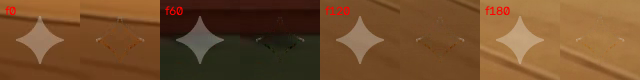
#> input picture watermark-backend/all_clean_tests_grid.png, 640 x 80 px
$ python -i logo_target.py   (imports and definitions only)
#> lines starting #> are read from the running program, lines starting #| are printed output that depends on the picture
#> further down, picture is the input picture: shape (80, 640, 3); mean B, G, R 43, 77.5, 114.8
"""
Pixel-based sparkle detection shared by first-frame preview and export.
Handles BOTH white/bright Gemini watermarks AND dark/black Gemini watermarks.
"""
import cv2
import numpy as np


def _make_astroid_template(radius: int, exponent: float = 0.68) -> np.ndarray:
    """Create astroid sparkle template of given radius for template matching."""
    size = 2 * radius + 5
    yy, xx = np.mgrid[-(radius + 2):(radius + 3), -(radius + 2):(radius + 3)]
    shape = np.maximum(0.0, 1.0 - (np.abs(xx) / radius) ** exponent - (np.abs(yy) / radius) ** exponent)
    return np.clip(shape * 6, 0, 1).astype(np.float32)


def _run_template_match(response: np.ndarray, x0: int, y0: int, short: int):
    """
    Match astroid templates against a float response map.
    Returns (score, (abs_x, abs_y, size, size)) or (0, None).
    """
    best = (0.0, None)
    for radius in sorted(set(max(3, round(short * f)) for f in (0.024, 0.030, 0.037, 0.045))):
        for exp in (0.55, 0.68, 0.85):
            tmpl = _make_astroid_template(radius, exp)
            size = tmpl.shape[0]
            if min(response.shape) < size:
                continue
            scores = cv2.matchTemplate(response, tmpl, cv2.TM_CCOEFF_NORMED)
            _, score, _, loc = cv2.minMaxLoc(scores)
            if score > best[0]:
                best = (score, (x0 + loc[0], y0 + loc[1], size, size))
    return best


def detect_target(frame, previous=None):
    """
    Detect the Gemini / Veo sparkle watermark in `frame`.

    Works for BOTH bright/white marks (overlay blending: I = (1-a)*B + a*255)
    and dark/black marks (overlay blending: I = (1-a)*B + a*0).

    Returns (bx, by, bw, bh) bounding box in full-frame coordinates, or None.
    """
    h, w = frame.shape[:2]
#> h = 80; w = 640
    short = min(h, w)
#> short = 80

    if previous:
        x, y, bw, bh = previous
        pad = max(bw, bh)
        x0 = max(0, x - pad)
        y0 = max(0, y - pad)
        x1 = min(w, x + bw + pad)
        y1 = min(h, y + bh + pad)
    else:
        # Initial search: bottom-right quadrant
        x0, y0, x1, y1 = int(w * 0.55), int(h * 0.55), w, h
#> x0 = 352; y0 = 44; x1 = 640; y1 = 80

    crop = frame[y0:y1, x0:x1]
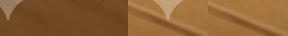
#> crop: shape (36, 288, 3); mean B, G, R 53.2, 97, 140.7
    gray = cv2.cvtColor(crop, cv2.COLOR_BGR2GRAY).astype(np.float32)
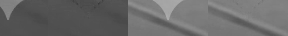
#> gray: shape (36, 288) float32; min 59, max 172, mean 105
    sigma = max(2.0, short * 0.018)
#> sigma = 2
    blurred = cv2.GaussianBlur(gray, (0, 0), sigma)

    # Bright response: local contrast (white mark appears brighter than surroundings)
    response_bright = gray - blurred  # positive where bright mark exists
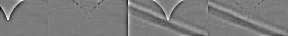
#> response_bright: shape (36, 288) float32; min -31.2, max 32.89, mean 0; drawn with min black and max white

    # Dark response: inverted local contrast (dark mark appears darker than surroundings)
    response_dark = blurred - gray  # positive where dark mark exists
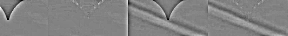
#> response_dark: shape (36, 288) float32; min -32.89, max 31.2, mean 0; drawn with min black and max white

    # Run template match on both responses
    score_b, box_b = _run_template_match(response_bright, x0, y0, short)
#> after the loop in _run_template_match, `for radius in sorted(set(max(3, round(short * f)) for f in (0.024, 0.0..`:
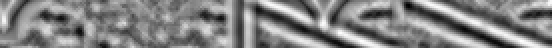
#> scores: shape (24, 276) float32 (shown 2 times larger); min -0.479, max 0.463, mean 0.00547; drawn with min black and max white
#> after the loop in _run_template_match, `for radius in sorted(set(max(3, round(short * f)) for f in (0.024, 0.0..`: best = (0.486, (514, 56, 11, 11))
#> score_b = 0.486; box_b = (514, 56, 11, 11)
    score_d, box_d = _run_template_match(response_dark, x0, y0, short)
#> call 2 of _run_template_match, with x0 = 352, y0 = 44, short = 80
#> after the loop in _run_template_match (call 2), `for radius in sorted(set(max(3, round(short * f)) for f in (0.024, 0.0..`:
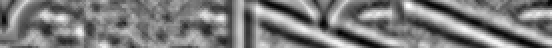
#> scores: shape (24, 276) float32 (shown 2 times larger); min -0.463, max 0.479, mean -0.00547; drawn with min black and max white
#> after the loop in _run_template_match (call 2), `for radius in sorted(set(max(3, round(short * f)) for f in (0.024, 0.0..`: best = (0.479, (556, 46, 13, 13))
#> score_d = 0.479; box_d = (556, 46, 13, 13)

    # Pick best candidate
    if score_b >= score_d:
        best_score, best_box, is_dark_mark = score_b, box_b, False
#> best_score = 0.486; best_box = (514, 56, 11, 11); is_dark_mark = False
    else:
        best_score, best_box, is_dark_mark = score_d, box_d, True

    # Confidence threshold
    min_score = 0.74 if previous else 0.77
    if best_score < min_score or best_box is None:
        return None

    # On initial acquisition (no previous), verify pixel content in center
    if previous is None:
        bx, by, bw, bh = best_box
        cx, cy = bx + bw // 2, by + bh // 2
        core = max(1, min(bw, bh) // 12)
        cy0 = max(0, cy - core)
        cy1 = min(h, cy + core + 1)
        cx0 = max(0, cx - core)
        cx1 = min(w, cx + core + 1)
        center_patch = frame[cy0:cy1, cx0:cx1]
        if center_patch.size == 0:
            return None

        hsv = cv2.cvtColor(center_patch, cv2.COLOR_BGR2HSV)
        mean_v = float(hsv[:, :, 2].mean())
        mean_s = float(hsv[:, :, 1].mean())

        if is_dark_mark:
            # Dark mark: center should be dark (V ≤ 155) and low-saturation (S ≤ 100)
            if mean_v > 155 or mean_s > 100:
                return None
        else:
            # White/bright mark: center should be bright (V ≥ 80) and low-saturation (S ≤ 180)
            if mean_v < 80 or mean_s > 180:
                return None

    return best_box


# [112 lines left out: functions measure_alpha_and_polarity, repair, not called in this run]

>>> import cv2
>>> picture = cv2.imread('all_clean_tests_grid.png')
>>> result = detect_target(picture)

$ run again, on watermark-backend/all_frames_clean_test.png
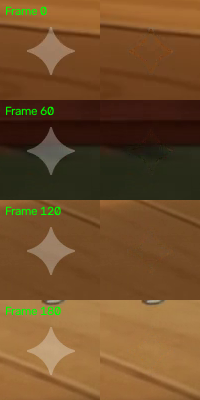
#> input picture watermark-backend/all_frames_clean_test.png, 200 x 400 px
#> picture is the input picture: shape (400, 200, 3); mean B, G, R 41.9, 78.6, 113.4
#> after the loop in _run_template_match, `for radius in sorted(set(max(3, round(short * f)) for f in (0.024, 0.0..`:
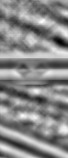
#> scores: shape (158, 68) float32; min -0.467, max 0.408, mean 0.00297; drawn with min black and max white
#> after the loop in _run_template_match, `for radius in sorted(set(max(3, round(short * f)) for f in (0.024, 0.0..`: best = (0.509, (177, 354, 15, 15))
#> score_b = 0.509; box_b = (177, 354, 15, 15)
#> after the loop in _run_template_match (call 2), `for radius in sorted(set(max(3, round(short * f)) for f in (0.024, 0.0..`:
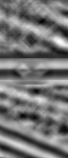
#> scores: shape (158, 68) float32; min -0.408, max 0.467, mean -0.00297; drawn with min black and max white
#> after the loop in _run_template_match (call 2), `for radius in sorted(set(max(3, round(short * f)) for f in (0.024, 0.0..`: best = (0.548, (121, 326, 15, 15))
#> score_d = 0.548; box_d = (121, 326, 15, 15)
#> best_score = 0.548; best_box = (121, 326, 15, 15); is_dark_mark = True

$ run again, on watermark-backend/alpha_sweep_static.png
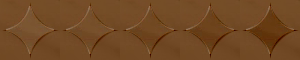
#> input picture watermark-backend/alpha_sweep_static.png, 300 x 60 px
#> picture is the input picture: shape (60, 300, 3); mean B, G, R 36.2, 73.1, 113.4
#> in detect_target, `response_bright = gray - blurred`:
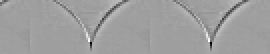
#> response_bright: shape (27, 135) float32 (shown 2 times larger); min -62.46, max 37.74, mean 0; drawn with min black and max white
#> in detect_target, `response_dark = blurred - gray`:
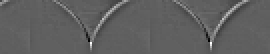
#> response_dark: shape (27, 135) float32 (shown 2 times larger); min -37.74, max 62.46, mean 0; drawn with min black and max white
#> after the loop in _run_template_match, `for radius in sorted(set(max(3, round(short * f)) for f in (0.024, 0.0..`: best = (0.351, (176, 38, 11, 11))
#> score_b = 0.351; box_b = (176, 38, 11, 11)
#> score_d = 0.448; box_d = (265, 49, 11, 11)
#> best_score = 0.448; best_box = (265, 49, 11, 11); is_dark_mark = True

$ run again, on watermark-backend/api_clean_verification.png
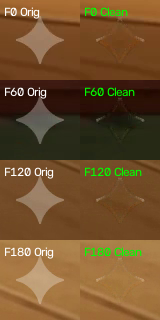
#> input picture watermark-backend/api_clean_verification.png, 160 x 320 px
#> picture is the input picture: shape (320, 160, 3); mean B, G, R 43.9, 81.2, 113.1
#> after the loop in _run_template_match, `for radius in sorted(set(max(3, round(short * f)) for f in (0.024, 0.0..`:
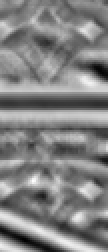
#> scores: shape (126, 54) float32 (shown 2 times larger); min -0.427, max 0.417, mean 0.00426; drawn with min black and max white
#> after the loop in _run_template_match, `for radius in sorted(set(max(3, round(short * f)) for f in (0.024, 0.0..`: best = (0.523, (91, 193, 13, 13))
#> score_b = 0.523; box_b = (91, 193, 13, 13)
#> after the loop in _run_template_match (call 2), `for radius in sorted(set(max(3, round(short * f)) for f in (0.024, 0.0..`:
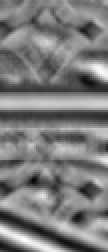
#> scores: shape (126, 54) float32 (shown 2 times larger); min -0.417, max 0.427, mean -0.00426; drawn with min black and max white
#> after the loop in _run_template_match (call 2), `for radius in sorted(set(max(3, round(short * f)) for f in (0.024, 0.0..`: best = (0.574, (144, 258, 13, 13))
#> score_d = 0.574; box_d = (144, 258, 13, 13)
#> best_score = 0.574; best_box = (144, 258, 13, 13); is_dark_mark = True
